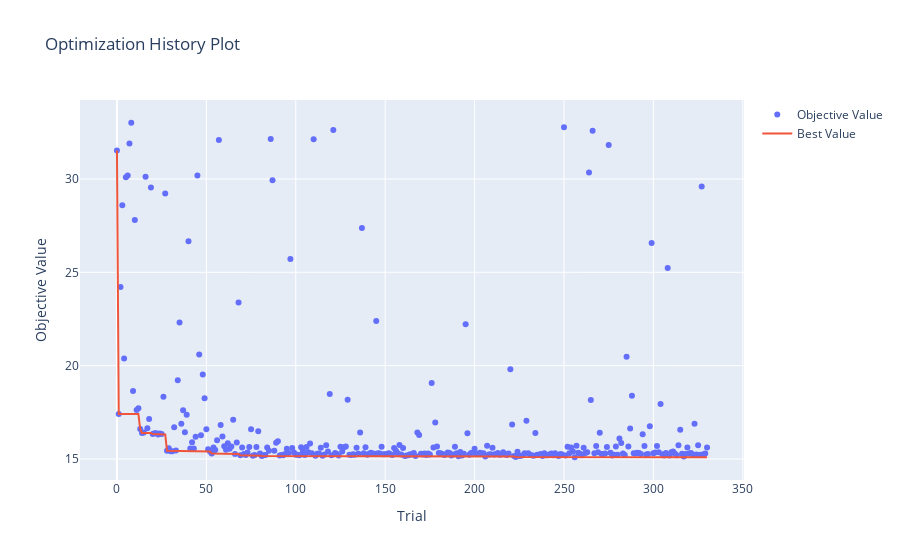

Source (notebook cell):
### Code cell
plot_optimization_history(study)

### Figure 1 — Plotly figure (JSON) as saved in the notebook; plotly's stock layout.template omitted (floating-point values rounded to 4 significant figures; data arrays with more than 128 entries replaced by an {"elided": "..."} marker saying what was removed)
{"data": [{"mode": "markers", "name": "Objective Value", "type": "scatter", "x": {"elided": "331 int values"}, "y": {"elided": "331 float values"}}, {"mode": "lines", "name": "Best Value", "type": "scatter", "x": {"elided": "331 int values"}, "y": {"elided": "331 float values"}}, {"marker": {"color": "#cccccc"}, "mode": "markers", "name": "Infeasible Trial", "showlegend": false, "type": "scatter", "x": [], "y": []}], "layout": {"title": {"text": "Optimization History Plot"}, "xaxis": {"title": {"text": "Trial"}}, "yaxis": {"title": {"text": "Objective Value"}}}}
